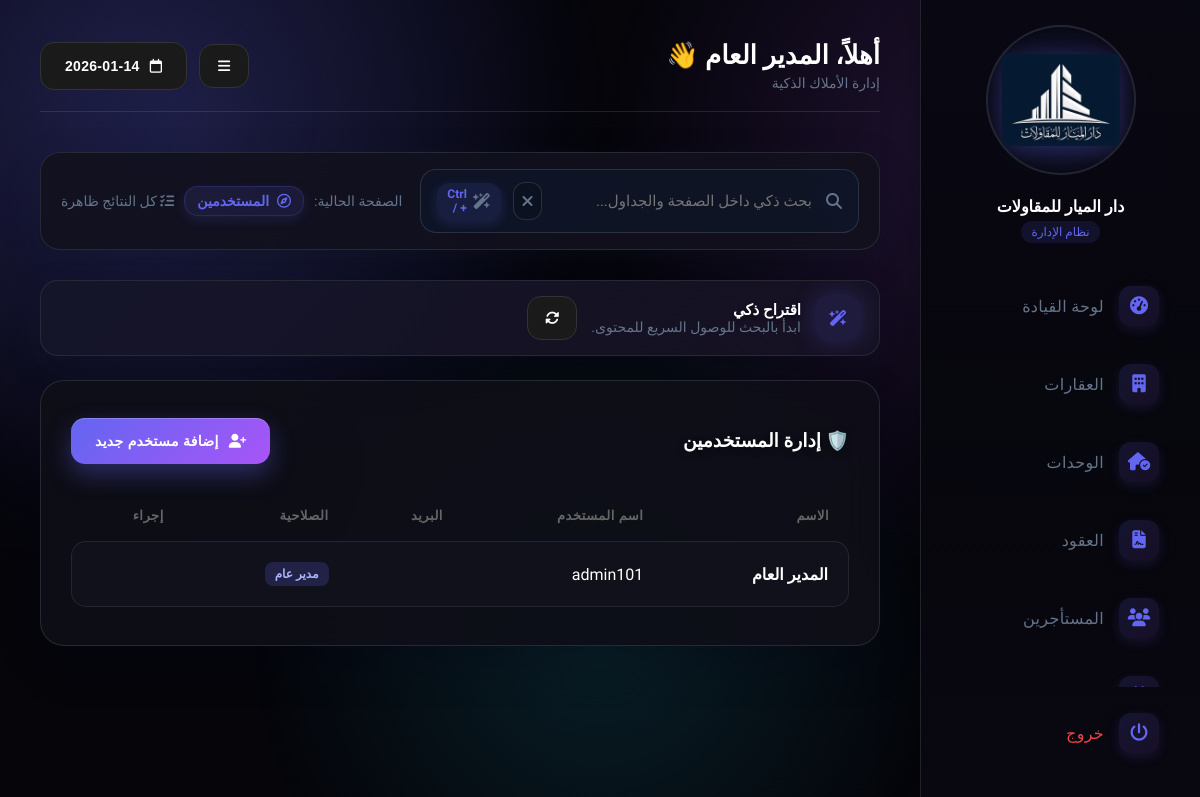
The app's page /index.php?p=users (signed in) with its own data.
### tables this page shows
CREATE TABLE `users` (
  `id` int NOT NULL,
  `username` varchar(50) NOT NULL,
  `password` varchar(255) NOT NULL,
  `full_name` varchar(100) NOT NULL,
  `role` enum('admin','staff') DEFAULT 'staff'
);

### pages/users.php (the view, shortened to what this page needs)
<div class="card">
    <div style="display:flex; justify-content:space-between; align-items:center; margin-bottom:20px">
        <h3>🛡️ إدارة المستخدمين</h3>
        <button onclick="document.getElementById('userModal').style.display='flex'" class="btn btn-primary">
            <i class="fa-solid fa-user-plus"></i> إضافة مستخدم جديد
        </button>
    </div>
    <table>
        <thead><tr><th>الاسم</th><th>اسم المستخدم</th><th>البريد</th><th>الصلاحية</th><th>إجراء</th></tr></thead>
        <tbody>
            <?php $users = $pdo->query("SELECT * FROM users"); while($u = $users->fetch()): ?>
            <tr>
                <td style="font-weight:bold"><?= $u['full_name'] ?></td>
                <td><?= $u['username'] ?></td>
                <td><?= $u['email'] ?></td>
                <td>
                    <?php if($u['role']=='admin'): ?><span class="badge" style="background:rgba(99,102,241,0.2); color:#a5b4fc">مدير عام</span>
                    <?php else: ?><span class="badge" style="background:rgba(16,185,129,0.2); color:#6ee7b7">موظف</span><?php endif; ?>
                </td>
                <td>
                </td>
            </tr>
            <?php endwhile; ?>
        </tbody>
    </table>
</div>

### includes/header.php (style rules this page uses)
:root { --bg:#05050a; --card:rgba(15, 15, 24, 0.9); --border:rgba(148, 163, 184, 0.18); --primary:#6366f1; --accent:#a855f7; --accent-2:#22d3ee; --text:#fff; --muted:#64748b; --success:#10b981; --danger:#ef4444; --warning:#f59e0b; --sidebar-bg:rgba(8, 8, 14, 0.95); --sidebar-shadow:8px 0 40px rgba(0,0,0,0.45); --logo-bg:radial-gradient(circle at center, rgba(99,102,241,0.25), rgba(0,0,0,0.9)); --nav-hover-bg:rgba(99,102,241,0.08); --nav-hover-text:#ffffff; --main-bg:radial-gradient(circle at 10% 10%, rgba(99,102,241,0.12), transparent 45%); --table-th:#666; --table-td-bg:rgba(18, 18, 28, 0.9); --table-td-border:rgba(148, 163, 184, 0.15); --btn-dark-bg:#1a1a1a; --btn-dark-border:#333; --modal-overlay:rgba(2,6,23,0.78); --modal-bg:rgba(17, 17, 28, 0.95); --modal-border:rgba(148, 163, 184, 0.2); --input-bg:rgba(15, 23, 42, 0.7); --input-border:rgba(148, 163, 184, 0.2); --scrollbar:rgba(99,102,241,0.4); --close-bg:rgba(239,68,68,0.15); --close-hover:#ef4444; --tag-bg:rgba(99,102,241,0.12); --glow:0 0 25px rgba(99,102,241,0.25); --glow-strong:0 0 40px rgba(99,102,241,0.4); }
* { box-sizing:border-box; outline:none; }
body { font-family:'Tajawal'; background:var(--bg); color:var(--text); margin:0; display:flex; height:100vh; overflow:hidden; position:relative; }
body::before { content:''; position:fixed; inset:0; background: radial-gradient(circle at 15% 15%, rgba(99,102,241,0.18), transparent 35%), radial-gradient(circle at 85% 20%, rgba(168,85,247,0.18), transparent 35%), radial-gradient(circle at 50% 80%, rgba(34,211,238,0.12), transparent 40%); z-index:-1; }
.card { background:var(--card); border:1px solid var(--border); border-radius:24px; padding:30px; margin-bottom:30px; position:relative; box-shadow:0 20px 45px rgba(2,6,23,0.2); transition:all 0.5s cubic-bezier(0.34, 1.56, 0.64, 1); backdrop-filter:blur(20px); overflow:hidden; }
.card::before { content:''; position:absolute; inset:0; border-radius:24px; background:radial-gradient(circle at top right, rgba(99,102,241,0.1), transparent 50%), radial-gradient(circle at bottom left, rgba(168,85,247,0.08), transparent 50%); opacity:0; transition:opacity 0.5s ease; pointer-events:none; }
.card::after { content:''; position:absolute; inset:0; border-radius:24px; background:linear-gradient(135deg, rgba(99,102,241,0.05), rgba(168,85,247,0.05)); opacity:0; transition:opacity 0.5s ease; pointer-events:none; }
.card h2, .card h3 { position:relative; z-index:1; text-shadow: 0 2px 8px rgba(0,0,0,0.3); }
.card table, .card form, .card > div { position:relative; z-index:1; }
table { width:100%; border-collapse:separate; border-spacing:0 8px; }
th { text-align:right; color:var(--table-th); font-size:13px; padding:10px 20px; font-weight:600; letter-spacing:0.5px; }
td { background:var(--table-td-bg); padding:20px; border:1px solid var(--table-td-border); border-left:none; border-right:none; transition:all 0.4s cubic-bezier(0.34, 1.56, 0.64, 1); }
td:first-child { border-radius:0 15px 15px 0; border-right:1px solid var(--table-td-border); }
td:last-child { border-radius:15px 0 0 15px; border-left:1px solid var(--table-td-border); }
tbody tr { transition: all 0.3s ease; }
.btn { padding:15px 24px; border:none; border-radius:14px; font-weight:bold; cursor:pointer; font-size:14px; transition:all 0.4s cubic-bezier(0.34, 1.56, 0.64, 1); display:inline-flex; align-items:center; gap:10px; color:white; position:relative; overflow:hidden; text-decoration:none; letter-spacing:0.3px; }
.btn::before { content:''; position:absolute; inset:0; background:linear-gradient(120deg, rgba(255,255,255,0), rgba(255,255,255,0.3), rgba(255,255,255,0)); transform:translateX(-100%); transition:transform 0.6s ease; }
.btn::after { content:''; position:absolute; inset:-2px; border-radius:14px; background:linear-gradient(45deg, transparent, rgba(255,255,255,0.15), transparent); opacity:0; transition:opacity 0.3s ease; pointer-events:none; }
.btn i { position:relative; z-index:1; transition: transform 0.4s cubic-bezier(0.34, 1.56, 0.64, 1); }
.btn-primary { background:linear-gradient(135deg, var(--primary), var(--accent)); box-shadow:0 10px 25px rgba(99,102,241,0.35), inset 0 1px 0 rgba(255,255,255,0.2); }
.badge { padding:5px 10px; border-radius:8px; font-size:12px; font-weight:bold; display:inline-flex; align-items:center; gap:6px; transition: all 0.3s ease; }
.card { animation: fadeInUp 1s ease 0.4s both; }
.card:nth-child(4) { animation-delay: 0.7s; }

### records on screen
users: full_name "المدير العام", username "admin101", role "مدير عام"

### other values on screen
$company_name_safe "دار الميار للمقاولات"
$user_name "المدير العام"
$displayDate "2026-01-14"
$page_title "المستخدمين"
